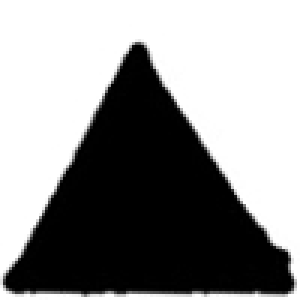
//> input picture T1.jpg, 100 x 100 px, given in place of the camera (shown 3 times larger)
$ ./main   (built with g++ and OpenCV 4)
//> lines starting //> are read from the running program, lines starting //| are printed output that depends on the picture; after the words box and inside, x2 and y2 are one past the last pixel; in counts of white or black regions, pixels touching at a corner belong together
#include <stdlib.h>
#include <stdio.h>
#include <math.h>
#include "opencv2/highgui/highgui.hpp"
#include "opencv2/opencv.hpp"
#include <iostream>
#include <vector>

using namespace cv;
using namespace std;


//trackbar variables
int sliderPos;
const int sliderMax = 300;
double alpha;
double beta;
int otTh = 20;

Mat frame;
void on_trackbar( int, void* )
{

	if(sliderPos < 1){
		otTh = 1;
	}else{
		otTh = sliderPos;
	}
  imshow( "frame", frame );
}

int main(int argc, char* argv[])
{
	VideoCapture capture(0);
	namedWindow("frame", WINDOW_KEEPRATIO);
	namedWindow("otsu", WINDOW_KEEPRATIO);
	if(!capture.isOpened()) //Check if success
		return -1;


	char TrackbarName[50];
  	sprintf( TrackbarName, "Posição x %d", sliderPos );
	createTrackbar( TrackbarName, "frame", &sliderPos, sliderMax, on_trackbar );

	for(;;){
		Mat otsu, gray;
		capture >> frame;
//> frame is the input picture: 100 rows x 100 cols, CV_8UC3; min 0, max 255, mean 145.7
		cvtColor(frame, gray, COLOR_BGR2GRAY);
		medianBlur(gray, gray, 5);
//> gray: 100 rows x 100 cols, CV_8UC1; min 0, max 255, mean 145.9
		medianBlur(gray, gray, 5);
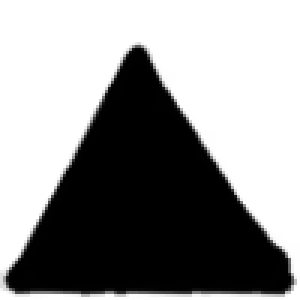
//> gray: 100 rows x 100 cols, CV_8UC1 (shown 3 times larger); min 0, max 255, mean 146.1


		for (int r = 1; r < 8; r++)
		{
    		Mat kernel = getStructuringElement(MORPH_RECT, Size(3*r+1, 3*r+1));
    		morphologyEx(gray, gray, MORPH_CLOSE, kernel);
    		morphologyEx(gray, gray, MORPH_OPEN, kernel);
		}
//> this loop made 7 passes
//> pass 1, `morphologyEx(gray, gray, MORPH_CLOSE, kernel);`:
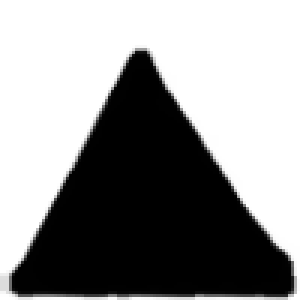
//> gray: 100 rows x 100 cols, CV_8UC1 (shown 3 times larger); 12.78% of pixels changed, all inside (x1, y1, x2, y2) = (0, 14, 100, 100)
//> pass 1, `morphologyEx(gray, gray, MORPH_OPEN, kernel);`:
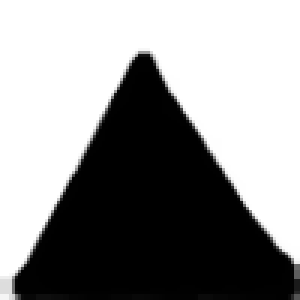
//> gray: 100 rows x 100 cols, CV_8UC1 (shown 3 times larger); 11.79% of pixels changed, all inside (x1, y1, x2, y2) = (0, 15, 100, 100)
//> pass 2, `morphologyEx(gray, gray, MORPH_CLOSE, kernel);`:
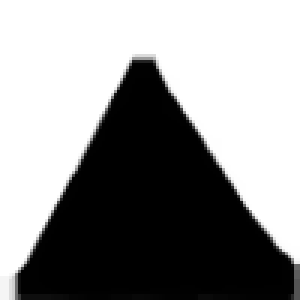
//> gray: 100 rows x 100 cols, CV_8UC1 (shown 3 times larger); 1.39% of pixels changed, all inside (x1, y1, x2, y2) = (0, 16, 100, 100)
//> pass 2, `morphologyEx(gray, gray, MORPH_OPEN, kernel);`:
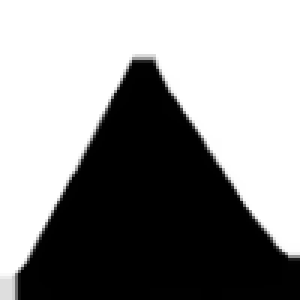
//> gray: 100 rows x 100 cols, CV_8UC1 (shown 3 times larger); 3.11% of pixels changed, all inside (x1, y1, x2, y2) = (0, 81, 100, 100)
//> after the loop:
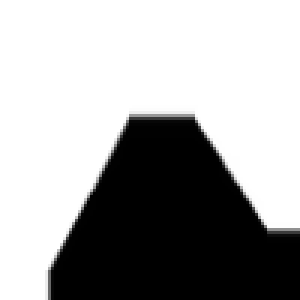
//> gray: 100 rows x 100 cols, CV_8UC1 (shown 3 times larger); min 0, max 255, mean 164.8


		cv::threshold(gray, otsu, 0, 255, cv::THRESH_BINARY | cv::THRESH_OTSU);
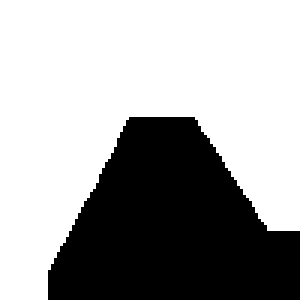
//> otsu: 100 rows x 100 cols, CV_8UC1 (shown 3 times larger); 64.6% white; 1 black region, box (x1, y1, x2, y2) and area: (16, 39, 100, 100) 3538

		imshow("otsu",otsu);

		vector<Vec3f> circles;
		vector<int> centros;
 		HoughCircles(otsu, circles, HOUGH_GRADIENT,1 , 50 , 120 , otTh); // 19
//> circles = empty

  		for( size_t i = 0; i < circles.size(); i++ )
  		{

      		Point center(cvRound(circles[i][0]), cvRound(circles[i][1]));
      		int radius = cvRound(circles[i][2]);
      		centros.push_back(cvRound(circles[i][0]));
      		centros.push_back(cvRound(circles[i][1]));
     		 // circle center
      		circle( frame, center, 3, Scalar(0,255,0), -1, 4, 0 );
      		// circle outline
      		circle( frame, center, radius, Scalar(0,0,255), 2, LINE_AA, 0 );

  		}
//> this loop made 0 passes
  		if(circles.size() == 3){
      		char str[200];
      		float dist,a,b,c;

      		line(frame,Point(centros[0],centros[1]),Point(centros[2],centros[3]),Scalar(255,0,0), 4, LINE_AA);
      		dist = sqrt(pow(centros[0]-centros[2],2) + pow(centros[1]-centros[3],2));
      		a = dist;
      		sprintf(str,"%.2f", dist);
      		putText(frame, str, Point(centros[0],centros[1]), FONT_HERSHEY_PLAIN,3, Scalar(0,255,0),2);

       		line(frame,Point(centros[2],centros[3]),Point(centros[4],centros[5]),Scalar(255,0,0), 4, LINE_AA);
       		dist = sqrt(pow(centros[2]-centros[4],2) + pow(centros[3]-centros[5],2));
       		b = dist;
      		sprintf(str,"%.2f", dist);
      		putText(frame, str, Point(centros[2],centros[3]), FONT_HERSHEY_PLAIN,3, Scalar(0,255,0),2);

       		line(frame,Point(centros[4],centros[5]),Point(centros[0],centros[1]),Scalar(255,0,0), 4, LINE_AA);
       		dist = sqrt(pow(centros[4]-centros[0],2) + pow(centros[5]-centros[1],2));
       		c = dist;
      		sprintf(str,"%.2f", dist);
      		putText(frame, str, Point(centros[4],centros[5]), FONT_HERSHEY_PLAIN,3, Scalar(0,255,0),2);

      		//Herons formula
      		float p = (a+b+c)/2;
      		float Area = sqrt(p*((p-a)*(p-b)*(p-c)));

      		sprintf(str,"Area: %.2f", Area);
      		putText(frame, str, Point(10,40), FONT_HERSHEY_PLAIN,3, Scalar(0,255,100),3);


       	}
      	centros.clear();

  		printf("%d\n", circles.size());
//| 0
		imshow("frame",frame);
		if(waitKey(30) >= 0) break;
//> the Esc key is pressed
	}

	return 0;
}
